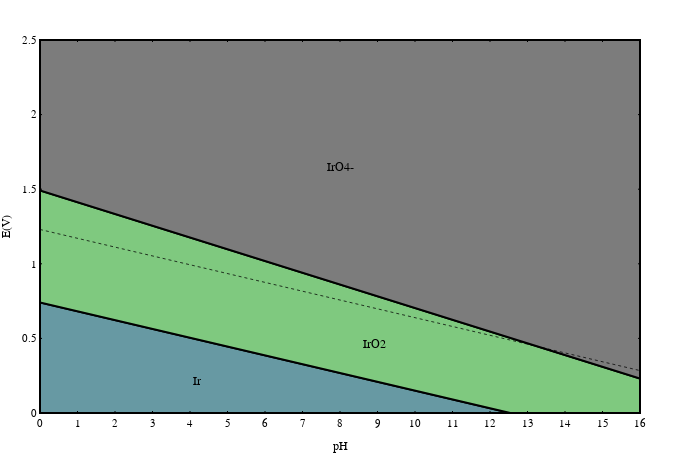

This figure's notebook cell:
### Code cell
layout["height"] = 2 * 6. * 37.795275591
layout["width"] = 2 * 9. * 37.795275591

py_off.iplot(fig)
py_off.plot(fig, filename=os.path.join(directory, "fig01_alf3.html"))

# py.iplot(fig, filename=os.path.join(save_dir, "bulk_pourbiax", "pl_bulk_pourbaix__large"))

### Figure 1 — Plotly figure (JSON) as saved in the notebook; plotly's stock layout.template omitted (floating-point values rounded to 4 significant figures)
{"data": [{"fill": "toself", "fillcolor": "#6799A3", "hoverinfo": "none", "line": {"color": "black"}, "mode": "lines", "name": "Ir", "showlegend": true, "type": "scatter", "uid": "4615b4e0-5b1e-4821-80ea-3036cbbf68cc", "x": [1.776e-15, 12.54, 0, 1.776e-15], "y": [0.7411, 4.441e-16, 0, 0.7411]}, {"hoverinfo": "name", "mode": "lines+text", "name": "Ir", "text": ["Ir"], "textfont": {"color": "black", "family": "Arial", "size": 12}, "textposition": "bottom center", "type": "scatter", "uid": "e492f5fc-f186-4ee8-8718-93323290a3cd", "x": [4.18], "y": [0.247]}, {"fill": "toself", "fillcolor": "#7FC97F", "hoverinfo": "none", "line": {"color": "black"}, "mode": "lines", "name": "IrO2", "showlegend": true, "type": "scatter", "uid": "d7d68aba-8280-4b98-9ae8-a246111ff26a", "x": [16, 16.0, 12.54, 1.776e-15, 1.776e-15, 16], "y": [0.2313, 2.22e-16, 4.441e-16, 0.7411, 1.492, 0.2313]}, {"hoverinfo": "name", "mode": "lines+text", "name": "IrO2", "text": ["IrO2"], "textfont": {"color": "black", "family": "Arial", "size": 12}, "textposition": "bottom center", "type": "scatter", "uid": "c64b8945-fd07-4501-944d-fa9c4533f31f", "x": [8.908], "y": [0.4929]}, {"fill": "toself", "fillcolor": "#7c7c7c", "hoverinfo": "none", "line": {"color": "black"}, "mode": "lines", "name": "IrO4-", "showlegend": true, "type": "scatter", "uid": "f7ac5d18-d40f-42c2-b215-0cca10edb1cb", "x": [16, 1.776e-15, 2.665e-15, 16, 16], "y": [0.2313, 1.492, 2.5, 2.5, 0.2313]}, {"hoverinfo": "name", "mode": "lines+text", "name": "IrO4-", "text": ["IrO4-"], "textfont": {"color": "black", "family": "Arial", "size": 12}, "textposition": "bottom center", "type": "scatter", "uid": "f29cbdbd-0855-4155-853c-43c74f3099e4", "x": [8], "y": [1.681]}, {"marker": {"color": "black", "line": {"color": "black", "width": 4}}, "mode": "lines", "type": "scatter", "uid": "073d3243-a700-4123-aee5-3615acfbf911", "x": [0, 16, 16, 0, 0], "y": [0, 0, 2.5, 2.5, 0]}, {"line": {"color": "black", "dash": "dot", "width": 0.75}, "mode": "lines", "name": "lines", "type": "scatter", "uid": "b1f85d8f-09f2-404b-9683-a57a3bcbf988", "x": [0, 16], "y": [1.23, 0.2844]}], "layout": {"font": {"color": "black", "family": "Arial"}, "height": 453.5, "margin": {"b": 40, "l": 40, "r": 40, "t": 40}, "showlegend": false, "width": 680.3, "xaxis": {"dtick": 1, "linecolor": "black", "mirror": "ticks", "range": [0, 16], "showgrid": false, "showline": true, "tick0": 0, "tickcolor": "black", "tickfont": {"size": 10.67}, "ticklen": 2, "ticks": "inside", "tickwidth": 1, "title": {"font": {"size": 12}, "text": "pH"}, "type": "linear", "zeroline": false}, "yaxis": {"linecolor": "black", "mirror": "ticks", "range": [0, 2.5], "showgrid": false, "showline": true, "tick0": 0, "tickcolor": "black", "tickfont": {"size": 10.67}, "ticklen": 2, "ticks": "inside", "tickwidth": 1, "title": {"font": {"size": 12}, "text": "E(V)"}, "type": "linear", "zeroline": false}}}
